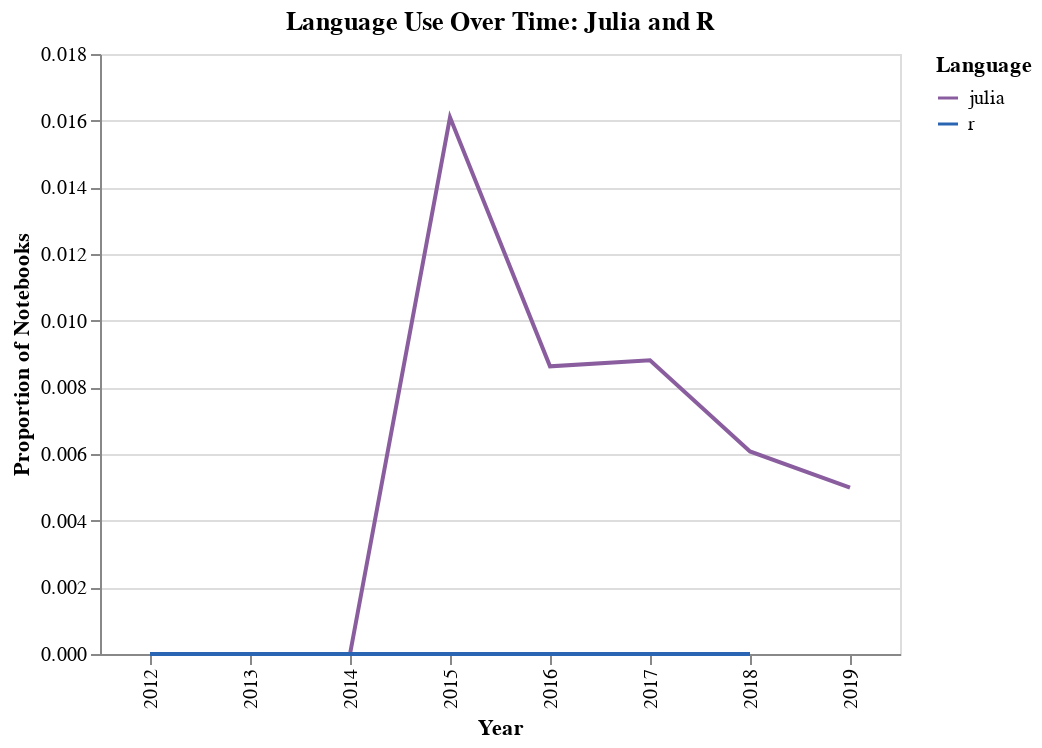

This figure's notebook cell:
### Markdown cell above
Here we see the same thing, that nearly all notebooks are written in Python, and this popularity has not fluxuated that much over time. It's difficult to see the difference between the lines for Julia and R, so lets zoom in on those.

### Code cell
alt.Chart(
    lang_counts[lang_counts['language'] != 'python'], 
    width = 400, 
    title = 'Language Use Over Time: Julia and R'
).mark_line().encode(
    alt.X('year:O', title = 'Year'),
    alt.Y('prop', title = 'Proportion of Notebooks'),
    alt.Color('language', 
              scale = alt.Scale(domain = ['julia','r'], range = ['#8A5D9F','#2A65B3']),
              title = 'Language'
    )
)

### Figure 1 — Vega-Lite specification as saved in the notebook (floating-point values rounded to 4 significant figures)
{"$schema": "https://vega.github.io/schema/vega-lite/v3.3.0.json", "config": {"mark": {"tooltip": null}, "view": {"height": 300, "width": 400}}, "data": {"name": "data-e3e93a893a2355b810e98db13ea9e42b"}, "datasets": {"data-e3e93a893a2355b810e98db13ea9e42b": [{"count": 0, "language": "julia", "prop": 0, "total": 13, "year": 2012}, {"count": 0, "language": "julia", "prop": 0, "total": 134, "year": 2013}, {"count": 0, "language": "julia", "prop": 0, "total": 762, "year": 2014}, {"count": 18, "language": "julia", "prop": 0.0161, "total": 1118, "year": 2015}, {"count": 27, "language": "julia", "prop": 0.008629, "total": 3129, "year": 2016}, {"count": 78, "language": "julia", "prop": 0.00881, "total": 8854, "year": 2017}, {"count": 119, "language": "julia", "prop": 0.006078, "total": 19578, "year": 2018}, {"count": 119, "language": "julia", "prop": 0.004994, "total": 23829, "year": 2019}, {"count": 0, "language": "r", "prop": 0, "total": 13, "year": 2012}, {"count": 0, "language": "r", "prop": 0, "total": 134, "year": 2013}, {"count": 0, "language": "r", "prop": 0, "total": 762, "year": 2014}, {"count": 0, "language": "r", "prop": 0, "total": 1118, "year": 2015}, {"count": 0, "language": "r", "prop": 0, "total": 3129, "year": 2016}, {"count": 0, "language": "r", "prop": 0, "total": 8854, "year": 2017}, {"count": 0, "language": "r", "prop": 0, "total": 19578, "year": 2018}]}, "encoding": {"color": {"field": "language", "scale": {"domain": ["julia", "r"], "range": ["#8A5D9F", "#2A65B3"]}, "title": "Language", "type": "nominal"}, "x": {"field": "year", "title": "Year", "type": "ordinal"}, "y": {"field": "prop", "title": "Proportion of Notebooks", "type": "quantitative"}}, "mark": "line", "title": "Language Use Over Time: Julia and R", "width": 400}
